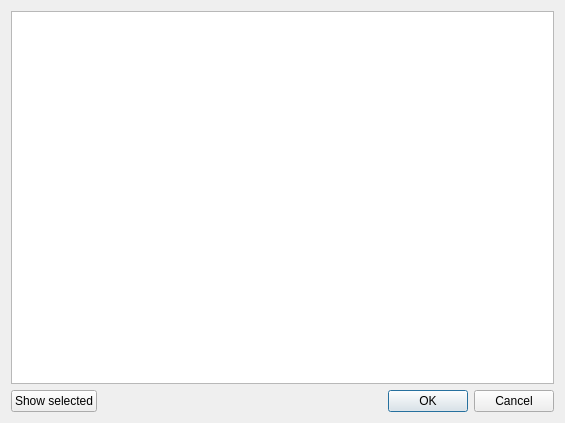
<?xml version="1.0" encoding="UTF-8"?>
<ui version="4.0">
 <class>FileSelectDialog</class>
 <widget class="QDialog" name="FileSelectDialog">
  <property name="geometry">
   <rect>
    <x>0</x>
    <y>0</y>
    <width>565</width>
    <height>423</height>
   </rect>
  </property>
  <property name="sizePolicy">
   <sizepolicy hsizetype="Expanding" vsizetype="Expanding">
    <horstretch>0</horstretch>
    <verstretch>0</verstretch>
   </sizepolicy>
  </property>
  <property name="windowTitle">
   <string>FileSelectDialog</string>
  </property>
  <property name="modal">
   <bool>true</bool>
  </property>
  <layout class="QVBoxLayout" name="verticalLayout">
   <item>
    <widget class="QTreeView" name="listDirsFiles"/>
   </item>
   <item>
    <widget class="QFrame" name="frame">
     <property name="frameShape">
      <enum>QFrame::NoFrame</enum>
     </property>
     <property name="frameShadow">
      <enum>QFrame::Plain</enum>
     </property>
     <layout class="QHBoxLayout" name="horizontalLayout">
      <property name="leftMargin">
       <number>0</number>
      </property>
      <property name="topMargin">
       <number>0</number>
      </property>
      <property name="rightMargin">
       <number>0</number>
      </property>
      <property name="bottomMargin">
       <number>0</number>
      </property>
      <item>
       <widget class="QPushButton" name="showSelected">
        <property name="text">
         <string>Show selected</string>
        </property>
       </widget>
      </item>
      <item>
       <widget class="QDialogButtonBox" name="buttonBox">
        <property name="sizePolicy">
         <sizepolicy hsizetype="Expanding" vsizetype="Preferred">
          <horstretch>0</horstretch>
          <verstretch>0</verstretch>
         </sizepolicy>
        </property>
        <property name="standardButtons">
         <set>QDialogButtonBox::Cancel|QDialogButtonBox::Ok</set>
        </property>
       </widget>
      </item>
     </layout>
    </widget>
   </item>
  </layout>
 </widget>
 <layoutdefault spacing="6" margin="11"/>
 <resources/>
 <connections/>
</ui>
